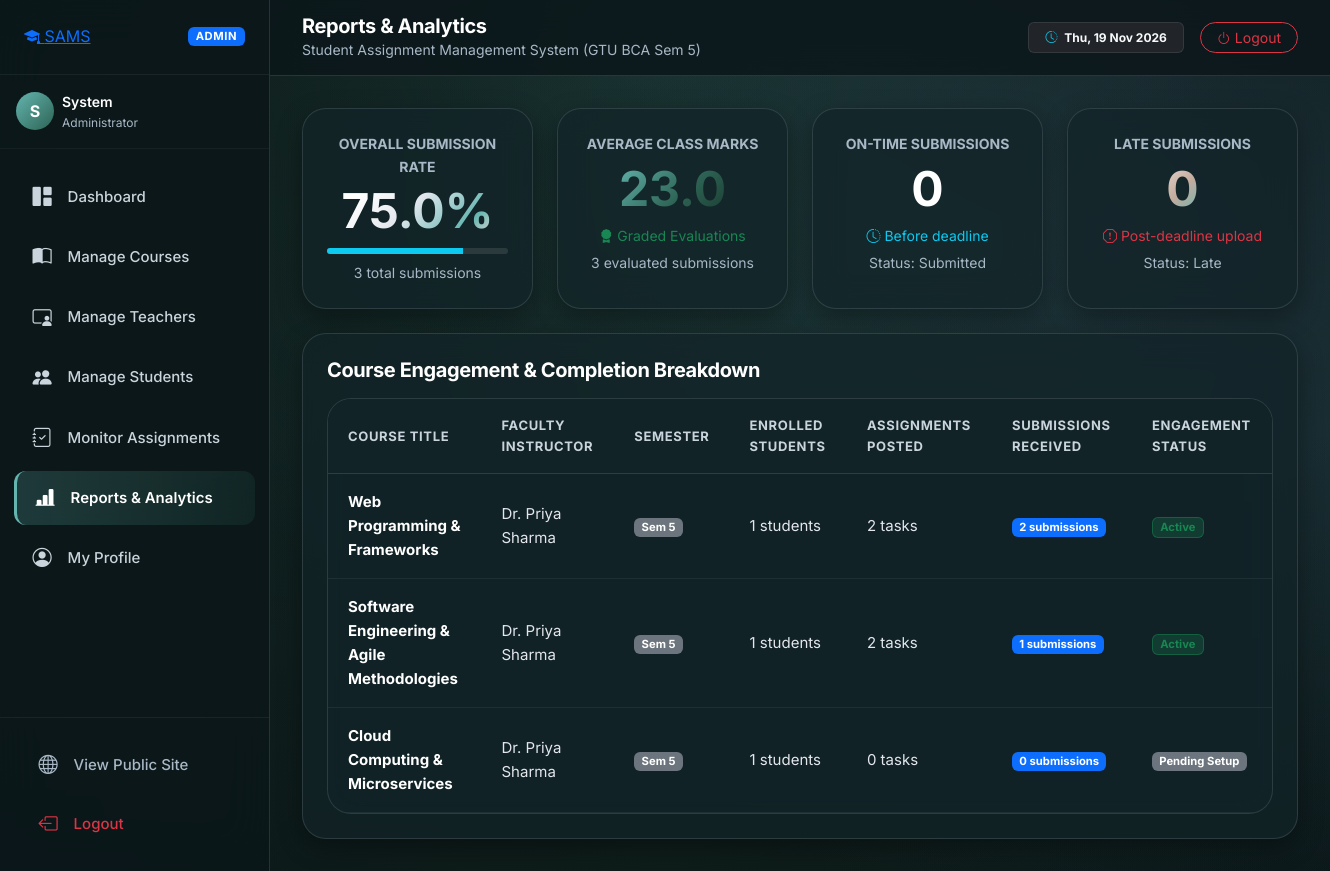
The app's page /admin-panel/reports/ (signed in) with its own data.
### sams_app/models.py (models this page shows, shortened)
class Course(models.Model):
    course_id = models.AutoField(primary_key=True)
    course_name = models.CharField(max_length=50)
    teacher_id = models.ForeignKey(Teacher, on_delete=models.CASCADE, db_column='teacher_id', related_name='courses', db_index=True)
    semester = models.IntegerField()
    class Meta:
        db_table = 'course'
        verbose_name = 'Course'
        verbose_name_plural = 'Courses'

class Teacher(models.Model):
    teacher_id = models.AutoField(primary_key=True)
    teacher_name = models.CharField(max_length=50)
    teacher_email = models.CharField(max_length=50, unique=True)
    department = models.CharField(max_length=50)
    teacher_password = models.CharField(max_length=100)
    user = models.OneToOneField(User, on_delete=models.CASCADE, related_name='teacher_profile', null=True, blank=True)
    class Meta:
        db_table = 'teacher'
        verbose_name = 'Teacher'
        verbose_name_plural = 'Teachers'

### sams_app/views.py (the view)
# urls.py: path('admin-panel/reports/', views.admin_reports, name='admin_reports'),
@admin_required
def admin_reports(request):
    total_assignments = Assignment.objects.count()
    total_submissions = Submission.objects.count()
    total_students = Student.objects.count()
    late_count = Submission.objects.filter(status='Late').count()
    on_time_count = Submission.objects.filter(status='Submitted').count()
    evaluated_count = Submission.objects.filter(status__in=['Evaluated', 'Returned']).count()
    overall_submission_rate = round((total_submissions / (total_assignments * total_students) * 100), 1) if (total_assignments * total_students) > 0 else 0
    avg_marks = Evaluation.objects.aggregate(avg=Avg('marks'))['avg'] or 0
    course_stats = Course.objects.annotate(
        assign_count=Count('assignments', distinct=True),
        sub_count=Count('assignments__submissions', distinct=True),
        student_count=Count('enrollments', distinct=True)
    )
    context = {
        'total_assignments': total_assignments,
        'total_submissions': total_submissions,
        'late_count': late_count,
        'on_time_count': on_time_count,
        'evaluated_count': evaluated_count,
        'overall_submission_rate': overall_submission_rate,
        'avg_marks': round(avg_marks, 1),
        'course_stats': course_stats,
    }
    return render(request, 'admin_panel/reports.html', context)

### sams_app/context_processors.py (called while the page is built, shortened)
def sams_context(request):
    ctx = {
        'APP_NAME': 'Student Assignment Management System',
        'APP_SHORT': 'SAMS',
        'TAGLINE': 'Submit Smart. Grade Faster.',
        'user_role': None,
        'user_profile': None,
        'pending_reviews_count': 0,
        'upcoming_deadlines_count': 0,
    }
    if not request.user.is_authenticated:
        return ctx
    user = request.user
    if hasattr(user, 'admin_profile') or user.is_superuser:
        ctx['user_role'] = 'admin'
        try:
            ctx['user_profile'] = user.admin_profile
        except Exception:
            ctx['user_profile'] = None
    return ctx

### templates/admin_panel/reports.html (shortened to what this page needs)
{% extends 'app_base.html' %}
{% load static %}
{% block page_title %}Reports & Analytics{% endblock %}
{% block content %}
<div class="row g-4 mb-4">
  <div class="col-sm-6 col-lg-3">
    <div class="glass-card p-4 text-center h-100">
      <div class="small text-muted-cosmic text-uppercase fw-bold mb-1">Overall Submission Rate</div>
      <div class="display-5 fw-bold text-gradient mb-2">{{ overall_submission_rate }}%</div>
      <div class="progress" style="height: 6px; background: rgba(255,255,255,0.1);">
        <div class="progress-bar bg-info" style="width: {{ overall_submission_rate }}%;"></div>
      </div>
      <div class="small text-muted-cosmic mt-2">{{ total_submissions }} total submissions</div>
    </div>
  </div>
  <div class="col-sm-6 col-lg-3">
    <div class="glass-card p-4 text-center h-100">
      <div class="small text-muted-cosmic text-uppercase fw-bold mb-1">Average Class Marks</div>
      <div class="display-5 fw-bold text-gradient-emerald mb-2">{{ avg_marks }}</div>
      <div class="small text-success"><i class="bi bi-award-fill me-1"></i>Graded Evaluations</div>
      <div class="small text-muted-cosmic mt-1">{{ evaluated_count }} evaluated submissions</div>
    </div>
  </div>
  <div class="col-sm-6 col-lg-3">
    <div class="glass-card p-4 text-center h-100">
      <div class="small text-muted-cosmic text-uppercase fw-bold mb-1">On-Time Submissions</div>
      <div class="display-5 fw-bold text-white mb-2">{{ on_time_count }}</div>
      <div class="small text-info"><i class="bi bi-clock-history me-1"></i>Before deadline</div>
      <div class="small text-muted-cosmic mt-1">Status: Submitted</div>
    </div>
  </div>
  <div class="col-sm-6 col-lg-3">
    <div class="glass-card p-4 text-center h-100">
      <div class="small text-muted-cosmic text-uppercase fw-bold mb-1">Late Submissions</div>
      <div class="display-5 fw-bold text-gradient-coral mb-2">{{ late_count }}</div>
      <div class="small text-danger"><i class="bi bi-exclamation-octagon me-1"></i>Post-deadline upload</div>
      <div class="small text-muted-cosmic mt-1">Status: Late</div>
    </div>
  </div>
</div>
<div class="glass-card p-4">
  <h3 class="h5 fw-bold text-white mb-3">Course Engagement & Completion Breakdown</h3>
  <div class="table-responsive-cosmic">
    <table class="table-cosmic">
      <thead>
        <tr>
          <th>Course Title</th>
          <th>Faculty Instructor</th>
          <th>Semester</th>
          <th>Enrolled Students</th>
          <th>Assignments Posted</th>
          <th>Submissions Received</th>
          <th>Engagement Status</th>
        </tr>
      </thead>
      <tbody>
        {% for c in course_stats %}
        <tr>
          <td><strong class="text-white">{{ c.course_name }}</strong></td>
          <td>{{ c.teacher_id.teacher_name }}</td>
          <td><span class="badge bg-secondary">Sem {{ c.semester }}</span></td>
          <td>{{ c.student_count }} students</td>
          <td>{{ c.assign_count }} tasks</td>
          <td><span class="badge bg-primary">{{ c.sub_count }} submissions</span></td>
          <td>
            {% if c.assign_count > 0 %}
              <span class="badge bg-success bg-opacity-25 text-success border border-success border-opacity-50">Active</span>
            {% else %}
              <span class="badge bg-secondary">Pending Setup</span>
            {% endif %}
          </td>
        </tr>
        {% empty %}
        <tr>
          <td colspan="7" class="text-center py-4 text-muted-cosmic">No courses found.</td>
        </tr>
        {% endfor %}
      </tbody>
    </table>
  </div>
</div>
{% endblock %}

### templates/app_base.html (shortened to what this page needs)
{% load static %}
<!DOCTYPE html>
<html lang="en">
<head>
  <link href="https://cdn.jsdelivr.net/npm/bootstrap@5.3.3/dist/css/bootstrap.min.css" rel="stylesheet">
  <link rel="stylesheet" href="https://cdn.jsdelivr.net/npm/bootstrap-icons@1.11.3/font/bootstrap-icons.min.css">
  <link rel="stylesheet" href="{% static 'css/design-tokens.css' %}">
  <link rel="stylesheet" href="{% static 'css/theme.css' %}">
</head>
<body>
  <div class="app-layout">
    <aside class="app-sidebar">
      <div class="sidebar-header d-flex align-items-center justify-content-between">
        <a href="{% url 'home' %}" class="brand-pill">
          <span class="brand-icon"><i class="bi bi-mortarboard-fill"></i></span>
          <span>SAMS</span>
        </a>
        <span class="badge {% if user_role == 'admin' %}bg-primary{% elif user_role == 'teacher' %}bg-warning text-dark{% else %}bg-success{% endif %} text-uppercase px-2 py-1" style="font-size: 0.7rem; letter-spacing: 0.05em;">
          {{ user_role|default:"User" }}
        </span>
      </div>
      <div class="p-3 border-bottom border-secondary border-opacity-10">
        <div class="d-flex align-items-center gap-2">
          <div class="rounded-circle d-flex align-items-center justify-content-center text-white fw-bold" style="width: 38px; height: 38px; background: linear-gradient(135deg, var(--color-cyan-glow), var(--color-cosmic-700)); font-size: 1rem;">
            {{ user.first_name|default:user.username|slice:":1"|upper }}
          </div>
          <div class="overflow-hidden">
            <div class="text-white fw-semibold text-truncate small">{{ user.first_name|default:user.username }}</div>
            <div class="text-muted-cosmic text-truncate" style="font-size: 0.75rem;">
              {% if user_role == 'student' %}
                Roll No: {{ user_profile.roll_no }} (Sem {{ user_profile.semester }})
              {% elif user_role == 'teacher' %}
                {{ user_profile.department }}
              {% elif user_role == 'admin' %}
                Administrator
              {% endif %}
            </div>
          </div>
        </div>
      </div>
      <ul class="sidebar-nav">
        {% if user_role == 'admin' %}
          <li>
            <a href="{% url 'admin_dashboard' %}" class="sidebar-link {% if request.resolver_match.url_name == 'admin_dashboard' %}active{% endif %}">
              <i class="bi bi-grid-1x2-fill"></i>
              <span>Dashboard</span>
            </a>
          </li>
          <li>
            <a href="{% url 'admin_courses' %}" class="sidebar-link {% if 'courses' in request.path %}active{% endif %}">
              <i class="bi bi-book-half"></i>
              <span>Manage Courses</span>
            </a>
          </li>
          <li>
            <a href="{% url 'admin_teachers' %}" class="sidebar-link {% if 'teachers' in request.path %}active{% endif %}">
              <i class="bi bi-person-video3"></i>
              <span>Manage Teachers</span>
            </a>
          </li>
          <li>
            <a href="{% url 'admin_students' %}" class="sidebar-link {% if 'students' in request.path %}active{% endif %}">
              <i class="bi bi-people-fill"></i>
              <span>Manage Students</span>
            </a>
          </li>
          <li>
            <a href="{% url 'admin_assignments' %}" class="sidebar-link {% if request.resolver_match.url_name == 'admin_assignments' %}active{% endif %}">
              <i class="bi bi-journal-check"></i>
              <span>Monitor Assignments</span>
            </a>
          </li>
          <li>
            <a href="{% url 'admin_reports' %}" class="sidebar-link {% if request.resolver_match.url_name == 'admin_reports' %}active{% endif %}">
              <i class="bi bi-bar-chart-line-fill"></i>
              <span>Reports & Analytics</span>
            </a>
          </li>
          <li>
            <a href="{% url 'admin_profile' %}" class="sidebar-link {% if request.resolver_match.url_name == 'admin_profile' %}active{% endif %}">
              <i class="bi bi-person-circle"></i>
              <span>My Profile</span>
            </a>
          </li>
        {% endif %}
      </ul>
      <div class="sidebar-footer">
        <a href="{% url 'home' %}" class="sidebar-link text-muted-cosmic mb-1" target="_blank">
          <i class="bi bi-globe"></i>
          <span>View Public Site</span>
        </a>
        <a href="{% url 'logout' %}" class="sidebar-link text-danger">
          <i class="bi bi-box-arrow-left"></i>
          <span>Logout</span>
        </a>
      </div>
    </aside>
    <div class="app-main">
      <header class="app-topbar">
        <div class="d-flex align-items-center gap-3">
          <div>
            <h4 class="mb-0 fw-bold fs-5 text-white">{% block page_title %}{{ title|default:"Dashboard" }}{% endblock %}</h4>
            <div class="small text-muted-cosmic d-none d-sm-block">Student Assignment Management System (GTU BCA Sem 5)</div>
          </div>
        </div>
        <div class="d-flex align-items-center gap-3">
          <span class="badge bg-dark border border-secondary border-opacity-25 py-2 px-3 text-light d-none d-md-inline-block">
            <i class="bi bi-clock-history me-1 text-info"></i> {% now "D, d M Y" %}
          </span>
          <a href="{% url 'logout' %}" class="btn btn-sm btn-outline-danger rounded-pill px-3">
            <i class="bi bi-power me-1"></i>Logout
          </a>
        </div>
      </header>
      <div class="app-content">
        {% block content %}{% endblock %}
      </div>
    </div>
  </div>
</body>
</html>

### static/css/design-tokens.css (style rules this page uses)
:root { --color-nordic-deep: #0b171a; --color-nordic-dark: #122428; --color-nordic-surface: #183035; --color-nordic-elevated: #1f3a40; --color-pine-900: #0e1d19; --color-pine-700: #1b3b32; --color-pine-500: #2d6354; --color-pine-400: #3a7d6b; --color-mist-teal: #3d7a6f; --color-frost-cyan: #64b5b0; --color-water-slate: #2b444c; --color-mist-fog: #a9b8c6; --color-mist-sky: #e3e7ed; --color-ripple-glow: #bcc8d4; --color-boat-wood: #ebd9d4; --color-boat-wood-dark: #c4ac9e; --color-boat-hull: #101e28; --color-cosmic-950: #0b171a; --color-cosmic-900: #122428; --color-cosmic-800: #183035; --color-cosmic-700: #2d6354; --color-cosmic-600: #3d7a6f; --color-cyan-glow: #64b5b0; --color-coral-500: #d4a373; --color-peach-300: #ebd9d4; --color-grass-900: #0e1d19; --color-grass-700: #1b3b32; --color-grass-600: #2d6354; --color-grass-400: #64b5b0; --color-amber-500: #d4a373; --color-star-white: #e3e7ed; --color-star-ice: #a9b8c6; --color-slate-900: #0b171a; --color-slate-800: #122428; --color-slate-700: #2b444c; --color-slate-400: #a9b8c6; --color-slate-200: #cad4dc; --color-slate-100: #e3e7ed; --color-glass-card: rgba(18, 36, 40, 0.74); --color-glass-card-hover: rgba(27, 52, 58, 0.85); --color-glass-border: rgba(188, 200, 212, 0.16); --color-glass-border-hover: rgba(100, 181, 176, 0.45); --color-glass-input: rgba(14, 29, 32, 0.75); --color-glass-nav: rgba(11, 23, 26, 0.85); --color-status-pending: #d4a373; --color-status-pending-bg: rgba(212, 163, 115, 0.16); --color-status-pending-border: rgba(212, 163, 115, 0.35); --color-status-submitted: #4a9ea8; --color-status-submitted-bg: rgba(74, 158, 168, 0.16); --color-status-submitted-border: rgba(74, 158, 168, 0.35); --color-status-late: #d96b6b; --color-status-late-bg: rgba(217, 107, 107, 0.16); --color-status-late-border: rgba(217, 107, 107, 0.35); --color-status-evaluated: #38a37a; --color-status-evaluated-bg: rgba(56, 163, 122, 0.16); --color-status-evaluated-border: rgba(56, 163, 122, 0.35); --color-status-returned: #6a8eae; --color-status-returned-bg: rgba(106, 142, 174, 0.16); --color-status-returned-border: rgba(106, 142, 174, 0.35); --font-primary: 'Inter', system-ui, -apple-system, BlinkMacSystemFont, "Segoe UI", Roboto, sans-serif; --font-display: 'Inter', system-ui, -apple-system, sans-serif; --font-size-xs: 0.75rem; --font-size-sm: 0.875rem; --font-size-base: 1rem; --font-size-lg: 1.125rem; --font-size-xl: 1.25rem; --font-size-2xl: 1.5rem; --font-size-3xl: 1.875rem; --font-size-4xl: 2.25rem; --font-size-5xl: 3rem; --font-size-hero: clamp(2.25rem, 5.5vw, 4.0rem); --radius-xs: 4px; --radius-sm: 8px; --radius-md: 12px; --radius-lg: 16px; --radius-xl: 24px; --radius-2xl: 32px; --radius-full: 9999px; --shadow-sm: 0 2px 8px rgba(0, 0, 0, 0.25); --shadow-md: 0 8px 24px rgba(0, 0, 0, 0.35); --shadow-lg: 0 16px 40px rgba(0, 0, 0, 0.45); --shadow-xl: 0 24px 60px rgba(0, 0, 0, 0.55); --shadow-glow: 0 0 32px rgba(100, 181, 176, 0.25); --shadow-glow-warm: 0 0 32px rgba(212, 163, 115, 0.25); --space-1: 0.25rem; --space-2: 0.5rem; --space-3: 0.75rem; --space-4: 1rem; --space-5: 1.25rem; --space-6: 1.5rem; --space-8: 2rem; --space-10: 2.5rem; --space-12: 3rem; --space-16: 4rem; --space-20: 5rem; --space-24: 6rem; --ease-smooth: cubic-bezier(0.16, 1, 0.3, 1); --ease-bounce: cubic-bezier(0.34, 1.56, 0.64, 1); --ease-ripple: cubic-bezier(0.25, 0.8, 0.25, 1); --dur-fast: 150ms; --dur-base: 300ms; --dur-slow: 600ms; --dur-ripple: 4500ms; --dur-float: 6000ms; }

### records on screen
Course: course_name "Web Programming & Frameworks", teacher_id.teacher_name "Dr. Priya Sharma", semester "5", student_count "1", assign_count "2", sub_count "2", shows "Active"
Course: course_name "Software Engineering & Agile Methodologies", teacher_id.teacher_name "Dr. Priya Sharma", semester "5", student_count "1", assign_count "2", sub_count "1", shows "Active"
Course: course_name "Cloud Computing & Microservices", teacher_id.teacher_name "Dr. Priya Sharma", semester "5", student_count "1", assign_count "0", sub_count "0", shows "Pending Setup"

### other values on screen
{{ user_role|default:"User" }} "ADMIN"
{{ user.first_name|default:user.username|slice:":1"|upper }} "S"
{{ user.first_name|default:user.username }} "System"
{{ overall_submission_rate }} "75.0"
{{ total_submissions }} "3"
{{ avg_marks }} "23.0"
{{ evaluated_count }} "3"
{{ on_time_count }} "0"
{{ late_count }} "0"
